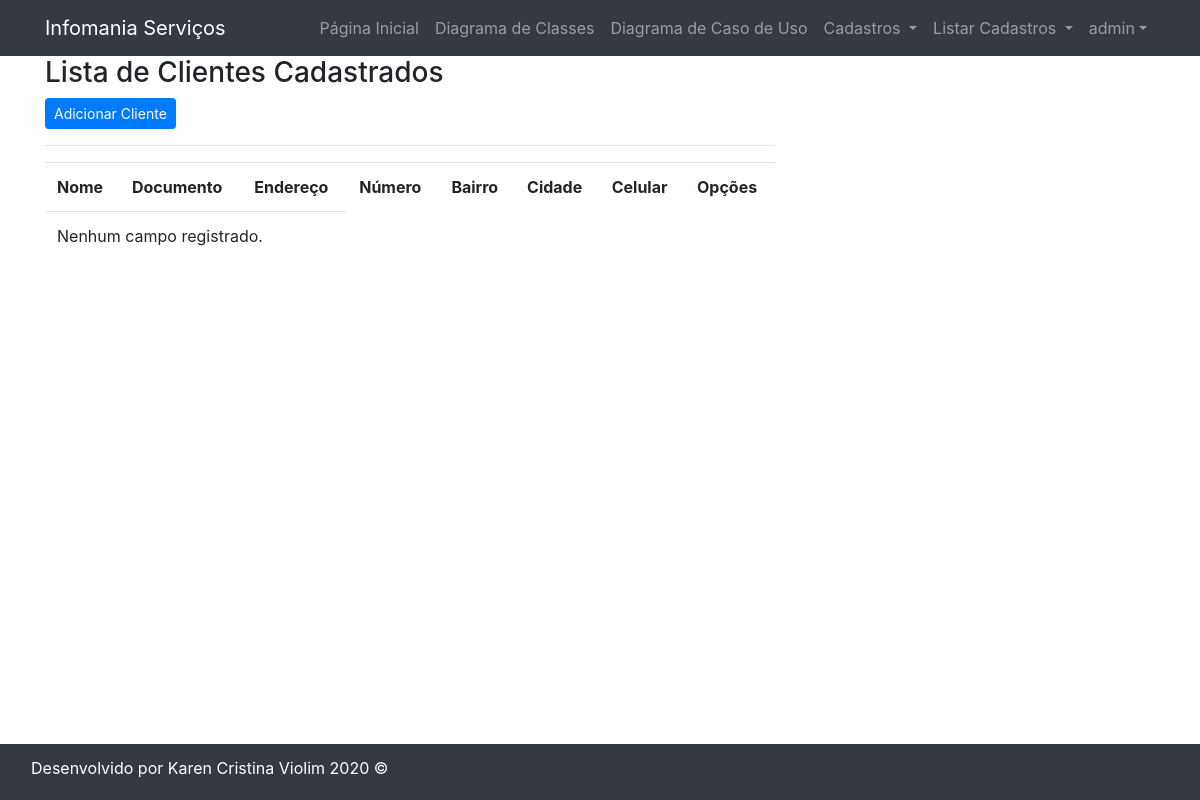
The app's page /listar/cliente/ (signed in), older data.
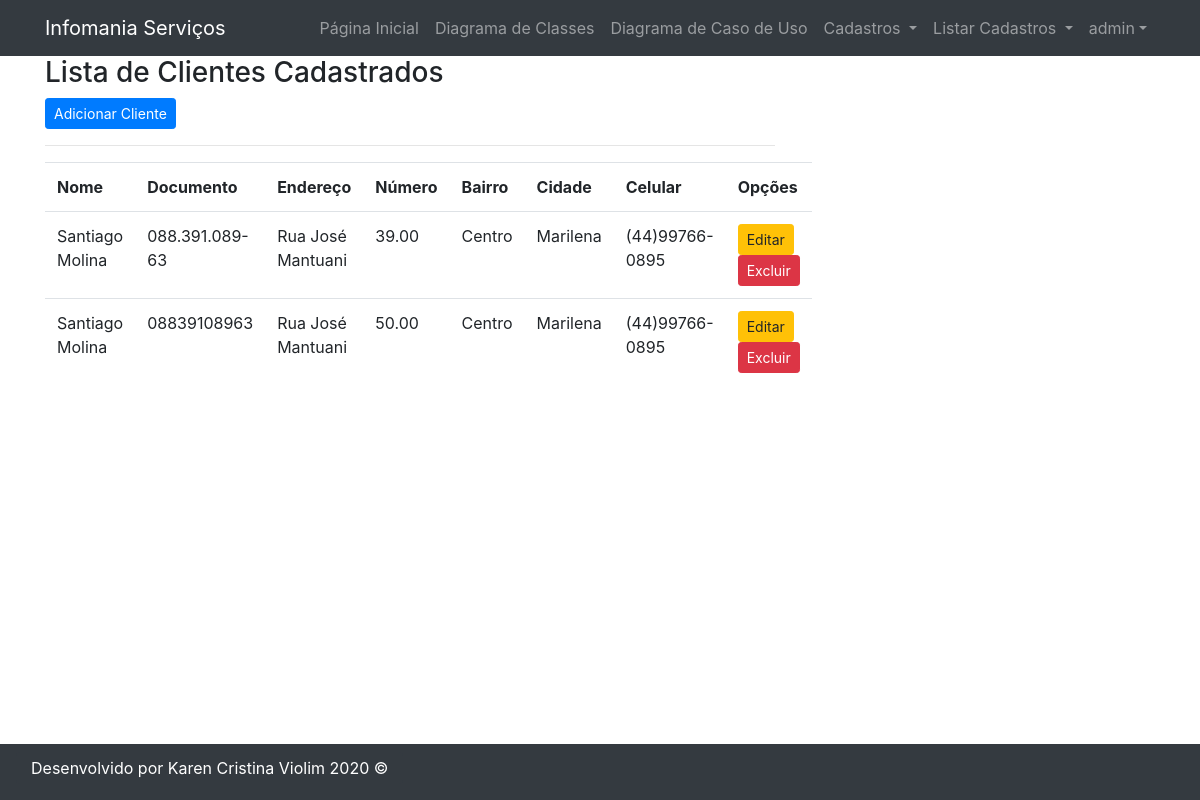
The same page, newer data.
### cadastros/models.py (models this page shows, shortened)
class Cliente(models.Model):
    nome_cliente = models.CharField(max_length=120, verbose_name="Nome Cliente")
    documento = models.CharField(max_length=25, verbose_name="CPF ou CNPJ", unique=True)
    cep = models.CharField(max_length=20)
    endereco = models.CharField(max_length=120)
    numero = models.DecimalField(decimal_places=2, max_digits=4)
    bairro = models.CharField(max_length=50)
    cidade = models.CharField(max_length=50)
    celular = models.CharField(max_length=20)
    email = models.CharField(max_length=200, blank=True, null=True)

### cadastros/views.py (the view)
# urls.py: path('listar/cliente/', ClienteList.as_view(), name='listar-cliente'),
class ClienteList(LoginRequiredMixin, ListView):
    login_url = reverse_lazy('login')
    model = Cliente
    template_name = 'cadastros/listas/cliente.html'

### cadastros/templates/cadastros/listas/cliente.html (shortened to what this page needs)
{% extends 'paginas/modelo.html' %}
{% load static %}
{% block menu %}
<h3>Lista de Clientes Cadastrados</h3>
<a href="{% url 'cadastrar-cliente' %}" class="btn btn-primary btn-sm">Adicionar Cliente</a>
<hr>
<div class="table responsive">
    <table class="table table striped">
        <tr>
            <th>Nome</th>
            <th>Documento</th>
            <th>Endereço</th>
            <th>Número</th>
            <th>Bairro</th>
            <th>Cidade</th>
            <th>Celular</th>
            <th>Opções</th>
        </tr>
        {% for cliente in object_list %}
        <tr>
            <td>{{ cliente.nome_cliente }}</td>
            <td>{{ cliente.documento }}</td>
            <td>{{ cliente.endereco }}</td>
            <td>{{ cliente.numero }}</td>
            <td>{{ cliente.bairro }}</td>
            <td>{{ cliente.cidade }}</td>
            <td>{{ cliente.celular }}</td>
            <td>
                <a href="{% url 'editar-cliente' cliente.pk %}" class="btn btn-warning btn-sm" title="Excluir">Editar</a>
                <a href="{% url 'excluir-cliente' cliente.pk%}" class="btn btn-danger btn-sm" title="Editar">Excluir</a>
            </td>
        </tr>
        {% empty %}
        <tr>
            <td colspan="3">Nenhum campo registrado.</td>
        </tr>
        {% endfor %}
    </table>
</div>
{% endblock %}

### paginas/templates/paginas/modelo.html (shortened to what this page needs)
{% load static %}
<!DOCTYPE html>
<html lang="pt-br">
<head>
    <link rel="stylesheet" href="{% static 'css/bootstrap.min.css' %}">
    <link rel="stylesheet" href="{% static 'css/font-awesome.min.css' %}">
    <link rel="stylesheet" href="{% static 'css/blog-home.css' %}">
    <link rel="stylesheet" href="{% static 'css/modern-business.css' %}">
</head>
<body>
    {% block cabecalho %}
    <nav class="navbar navbar-expand-lg navbar-dark bg-dark fixed-top">
        <div class="container">
            <a class="navbar-brand" href="{% url 'index' %}">Infomania Serviços</a>
            <div class="collapse navbar-collapse" id="navbarResponsive">
                <ul class="navbar-nav ml-auto">
                    <li class="nav-item">
                        <a class="nav-link" href="{% url 'index' %}">Página Inicial
                        </a>
                    </li>
                    <li class="nav-item">
                        <a class="nav-link" href="{% url 'sobre' %}">Diagrama de Classes</a>
                    </li>
                    <li class="nav-item">
                        <a class="nav-link" href="{% url 'sobre2' %}">Diagrama de Caso de Uso</a>
                    </li>
                    {% if request.user.is_authenticated %}
                    <li class="nav-item dropdown">
                        <a class="nav-link dropdown-toggle" href="#" id="navbarDropdownPortfolio" role="button" data-toggle="dropdown" aria-haspopup="true"
                        aria-expanded="false">
                          Cadastros
                        </a>
                    </li>
                    {% endif %}
                    {% if request.user.is_authenticated %}
                    <li class="nav-item dropdown">
                        <a class="nav-link dropdown-toggle" href="#" id="navbarDropdownBlog" data-toggle="dropdown" aria-haspopup="true" aria-expanded="false">
                          Listar Cadastros
                        </a>
                    </li>
                    {% endif %}
                    {% if request.user.is_authenticated %}
                    <li class="nav-item dropdown">
                        <a class="nav-link dropdown-toggle" href="#" id="navbarDropdownBlog" data-toggle="dropdown" aria-haspopup="true"
                        aria-expanded="false">{{request.user}}</a>
                    </li>
                    {% else %}
                    <li class="nav-item">
                        <a class="nav-link" href="{% url 'login' %}">Login</a>
                    </li>
                    {% endif %}
                </ul>
        </div>
    </nav>
    {% endblock %}
    <div class="container">
        <div class="row">
            <div class="col-md-8">
                {% block menu %}{% endblock %}
            </div>
            <div class="col-md-4">
    {% block rodape %}
    <nav class="navbar navbar-expand-lg navbar-dark bg-dark fixed-bottom">
        <footer class="py-1 bg-dark pagination justify-content-center mb-2">
            <div class="container">
                <p class="m-0 text-center text-white">Desenvolvido por Karen Cristina Violim 2020 &copy;</p>
            </div>
        </footer>
    </nav>
    {% endblock %}
</body>
</html>

### static/css/blog-home.css (style rules this page uses)
body { padding-top: 56px; }

### static/css/modern-business.css (style rules this page uses)
body { padding-top: 56px; }

Row changes from the older to the newer data that the page shows:
added Cliente: nome_cliente "Santiago Molina", documento "088.391.089-63", endereco "Rua José Mantuani", numero "39.00", bairro "Centro", cidade "Marilena", celular "(44)99766-0895"
added Cliente: nome_cliente "Santiago Molina", documento "08839108963", endereco "Rua José Mantuani", numero "50.00", bairro "Centro", cidade "Marilena", celular "(44)99766-0895"
Text that changed along with them:
text no longer shown: "Nenhum campo registrado."
